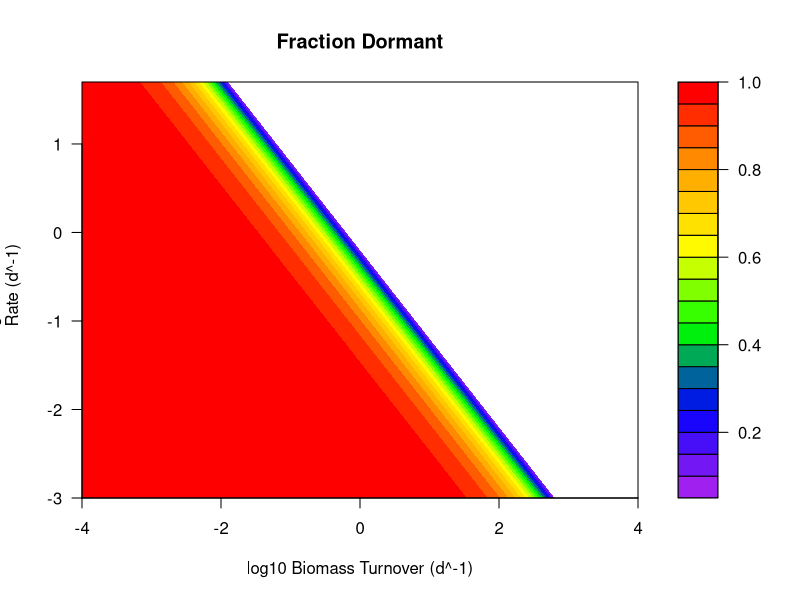

Write R code to recreate this figure.
## ---- chunk 1
rm(list=ls())
## ---- chunk 2
# numbers should come from literature
# where biomass tunorver estimated as BP/B
# BP = bacterial productivity (ugC/L/d)
# B = bacterial biomass (ugC/L)

biomassTurnover <- seq(-4,4,0.1)
## ---- chunk 3
# Maximum: 20 minute doubling time --> r = 50 d-1
# Minimum: 1,000 day doubling time --> r = 0.0007 d-1
microGrowth <- seq(-3,1.7,0.1)	
## ---- chunk 4
estFracDorm <- function(bt,mg){
	activeTurnover = log(2) / (10^mg)
	fractionDormant = 1 - (10^bt) / activeTurnover
	return(fractionDormant)
}
## ---- chunk 5
fracDorm <- matrix(NA, length(biomassTurnover), length(microGrowth))
for(i in 1:length(biomassTurnover)){
	for(j in 1:length(microGrowth)){
		fracDorm[i,j] = estFracDorm(biomassTurnover[i], microGrowth[j])
	}
}

# remove observations where fraction of dormant is less than zero
fracDorm[fracDorm < 0] = NA
## ---- chunk 6
filled.contour(biomassTurnover, microGrowth, fracDorm, 
  xlab = "log10 Biomass Turnover (d^-1)", ylab= "log10 Growth
  Rate (d^-1)", color.palette = colorRampPalette(c('purple', 
  'blue', 'green', 'yellow', 'orange', 'red')), main = "Fraction Dormant")

#abline(a=-1.6,b=-1.25,lwd=3)
